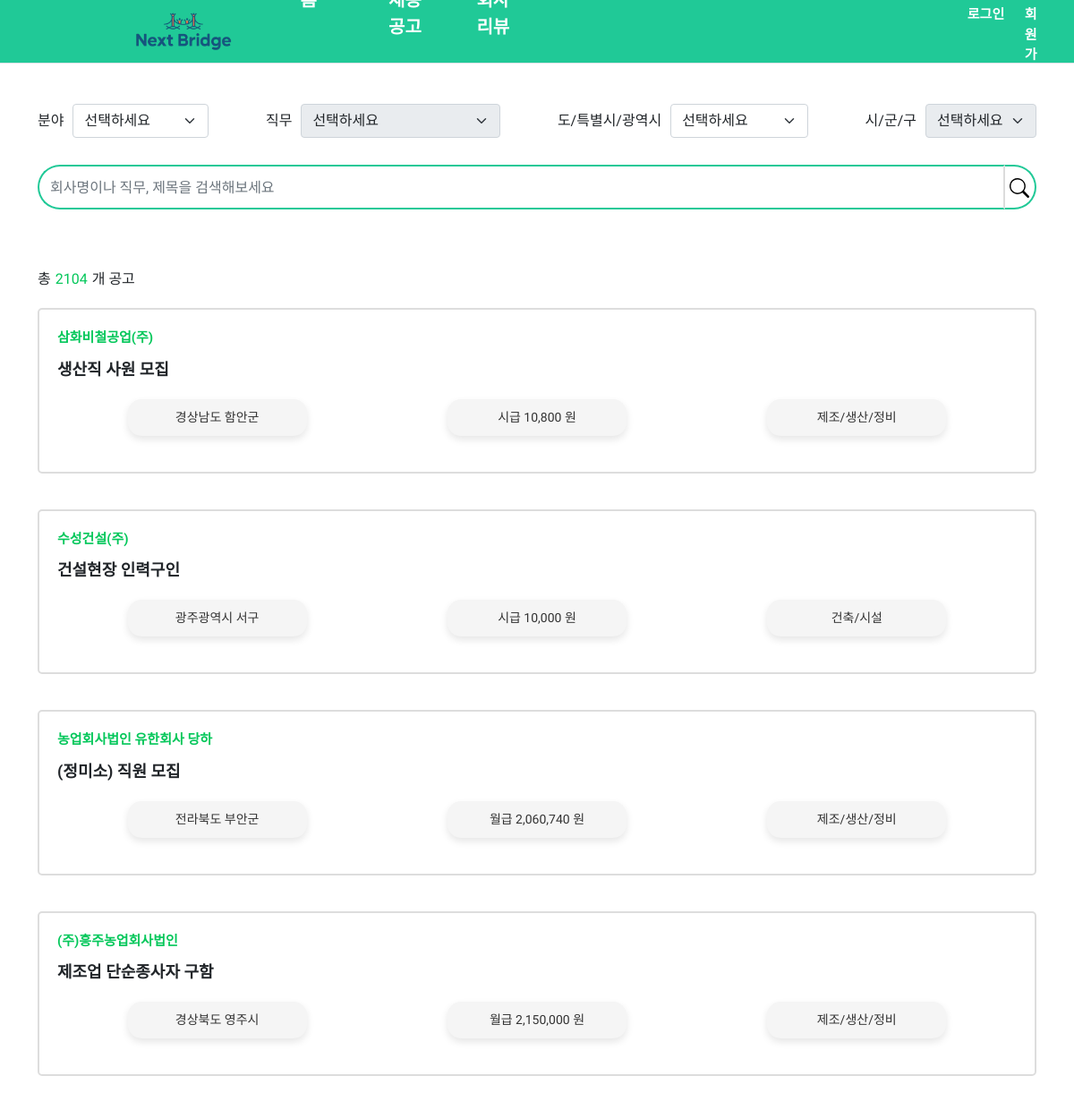
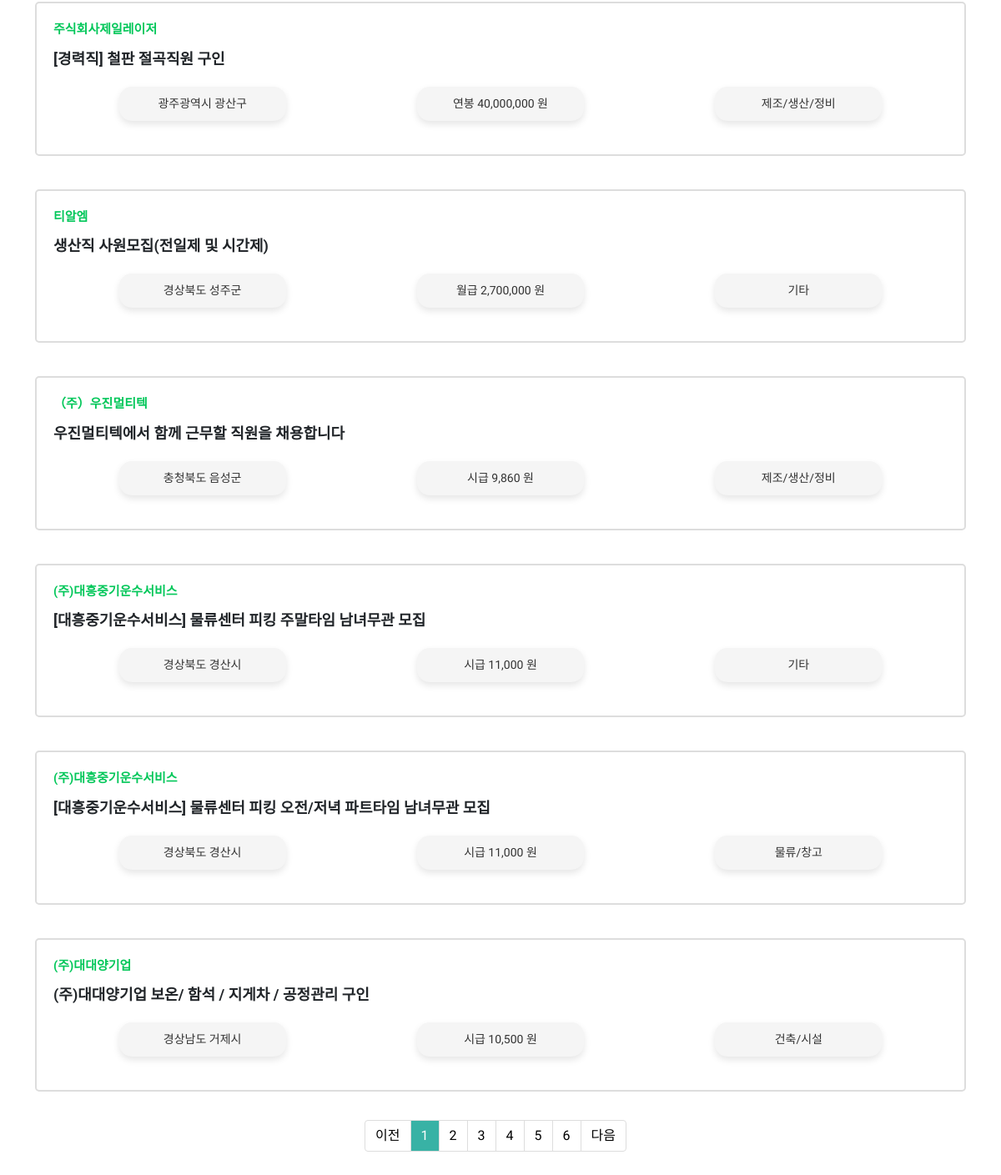
Screenshot of /jobs/ with the database file from the repository (2 pictures, top to bottom).
### jobs/models.py (models this page shows, shortened)
class JobPosting(models.Model):
    company_name = models.CharField(max_length=255)         # 회사 이름
    title = models.CharField(max_length=255)                # 공고 제목
    upper_region = models.CharField(max_length=255)         # 지역 대분류
    lower_region = models.CharField(max_length=255)         # 지역 대분류
    salary = models.CharField(max_length=255)               # 급여
    upper_field = models.CharField(max_length=255)          # 직무 분야
    lower_field = models.CharField(max_length=255)          # 직무 세부
    post_date = models.DateField()                          # 등록 날짜
    due_date = models.DateField()                           # 채용 마감일
    description = models.TextField()                        # 상세 근무 요강
    company_address = models.CharField(max_length=255, default="Unknown")  # 회사 주소
    recruit_conditions = models.JSONField(null=True, blank=True)  # 모집 조건
    work_conditions = models.JSONField(null=True, blank=True)  # 근무 조건
    welfare_conditions = models.JSONField(null=True, blank=True)  # 복리후생

### jobs/views.py (the view)
# urls.py: path('', views.job_list, name='job_list'),  # '/' 경로로 job_list 뷰를 처리
def job_list(request):
    upper_region = request.GET.get('upper_region', '').strip()  # 근무지
    lower_region = request.GET.get('lower_region', '').strip()  # 근무지
    upper_field = request.GET.get('upper_field', '').strip()  # 직무
    lower_field = request.GET.get('lower_field', '').strip()  # 세부 직무
    query = request.GET.get('query', '').strip()  # 검색어
    jobs = JobPosting.objects.all()
    if query:
        jobs = jobs.filter(Q(title__icontains=query) | Q(description__icontains=query))
    if upper_field:  # 대분류로 필터링
        jobs = jobs.filter(Q(upper_field=upper_field) | Q(lower_field=lower_field))  # 소분류도 포함
    if lower_field:  # 소분류로 필터링
        jobs = jobs.filter(lower_field=lower_field)
    if upper_region:  # 대분류로 필터링
        jobs = jobs.filter(Q(upper_region=upper_region) | Q(lower_region=lower_region))  # 소분류도 포함
    if lower_region:  # 소분류로 필터링
        jobs = jobs.filter(lower_region=lower_region)
    fields_hierarchy = {}
    fields = JobPosting.objects.values('upper_field', 'lower_field').distinct()
    for item in fields:
        fields_hierarchy.setdefault(item['upper_field'], []).append(item['lower_field'])
    fields_hierarchy = {
        key: sorted(values, key=lambda x: (x == '기타', x))  # "기타"를 마지막에 위치
        for key, values in sorted(fields_hierarchy.items(), key=lambda x: (x[0] == '기타', x[0]))
    }
    regions_hierarchy = {}
    regions = JobPosting.objects.values('upper_region', 'lower_region').distinct()
    for item in regions:
        regions_hierarchy.setdefault(item['upper_region'], []).append(item['lower_region'])
    regions_hierarchy = {
        key: sorted(values, key=lambda x: (x == '기타', x))  # "기타"를 마지막에 위치
        for key, values in sorted(regions_hierarchy.items(), key=lambda x: (x[0] == '기타', x[0]))
    }
    paginator = Paginator(jobs, 10)  # 한 페이지에 10개씩
    page_number = request.GET.get('page')
    page_obj = paginator.get_page(page_number)
    context = {
        'jobs': page_obj,
        'fields_hierarchy': fields_hierarchy,
        'regions_hierarchy': regions_hierarchy,
        'upper_field': upper_field,
        'lower_field': lower_field,
        'upper_region': upper_region,
        'lower_region': lower_region,
        'query': query,
    }
    return render(request, 'jobs/job_list.html', context)

### templates/jobs/job_list.html (shortened to what this page needs)
{% extends "base.html" %}
{% load static %}
{% block content %}
<link rel="stylesheet" href="{% static 'job_list.css' %}">
<form method="get">
    <div style="display: flex;justify-content: space-between; margin : 100px 0 30px 0">
        <div style="display: flex ; align-items: center; ">
            <label for="upper_field" class ="from-label" style = "padding-right: 10px;">분야</label>
            <select id="upper_field" name="upper_field" class = "form-select  w-auto" onchange="updateDetails()">
                <option value="" {% if not upper_field %}selected{% endif %}>선택하세요</option>
            </select>
        </div>
        <div style="display: flex ; align-items: center;">
            <label for="lower_field" class ="from-label"  style = "padding-right: 10px;">직무</label>
            <select id="lower_field" name="lower_field"  class = "form-select  w-auto" {% if not upper_field %}disabled{% endif %}>
                <option value="" {% if not lower_field %}selected{% endif %}>선택하세요</option>
            </select>
        </div>
        <div style="display: flex ; align-items: center;">
            <label for="upper_region" class ="from-label"  style = "padding-right: 10px;">도/특별시/광역시</label>
            <select id="upper_region" name="upper_region"  class = "form-select  w-auto" onchange="updateDetails()">
                <option value="" {% if not upper_region %}selected{% endif %}>선택하세요</option>
            </select>
        </div>
        <div style="display: flex ; align-items: center;">
            <label for="lower_region" class ="from-label"  style = "padding-right: 10px;">시/군/구</label>
            <select id="lower_region" name="lower_region" class = "form-select  w-auto"  {% if not upper_region %}disabled{% endif %}>
                <option value="" {% if not lower_region %}selected{% endif %}>선택하세요</option>
            </select>
        </div>
    </div>
    <div class="col-4 input-group mb-3">
        <input type="text" placeholder="회사명이나 직무, 제목을 검색해보세요"   name="query" id ="search_kw" class="form-control" value="{{ query }}">
        <div class="input-group-append">
            <button type="submit" id="btn_search" class="btn_btn-outline-secondary" >
            <svg xmlns="http://www.w3.org/2000/svg" width="22" height="22" fill="currentColor" class="bi bi-search" viewBox="0 0 16 16">
                <path d="M11.742 10.344a6.5 6.5 0 1 0-1.397 1.398h-.001q.044.06.098.115l3.85 3.85a1 1 0 0 0 1.415-1.414l-3.85-3.85a1 1 0 0 0-.115-.1zM12 6.5a5.5 5.5 0 1 1-11 0 5.5 5.5 0 0 1 11 0"/>
              </svg>
            </button>
        </div>
    </div>
</form>
<div style = "margin: 50px 0 10px 0;">
    <div style="display: flex; align-items: center;">
        <div style = "margin : 0 5px 0 0;">총</div>
        <div style="color: #03C75A "> {{ jobs.paginator.count }} </div>
        <div style ="margin : 0 0 0 5px;">개 공고</div>
    </div>
</div>
<div class="job-list">
    {% for job in jobs %}
    <a href="{% url 'jobs:job_detail' job.id %}" class="job-item-link">
        <div class="job-item ">
            <div class="job-content">
                <div class="company_name">{{ job.company_name }}</div>
                    <div class="job-title">{{ job.title }}</div>
                    <div style="display: flex; align-items: center;">
                        <div class="job-details">{{ job.upper_region }} {{ job.lower_region }}</div>
                        <div class="job-details">{{ job.salary }}</div>
                        <div class="job-details">{{ job.upper_field }}</div>
                    </div>
            </div>
        </div>
    </a>
    {% empty %}
        <p>현재 등록된 채용 공고가 없습니다.</p>
    {% endfor %}
</div>
<ul class="pagination justify-content-center">
    {% if jobs.has_previous %}
    <li class="page-item">
        <a class="page-link" data-page="{{ jobs.previous_page_number }}" href="javascript:void(0)">이전</a>
    </li>
    {% else %}
    <li class="page-item disabled">
        <a class="page-link" tabindex="-1" aria-disabled="true" href="#">이전</a>
    </li>
    {% endif %}
    {% for page_number in jobs.paginator.page_range %}
    {% if page_number >= jobs.number|add:-5 and page_number <= jobs.number|add:5 %}
    {% if page_number == jobs.number %}
    <li class="page-item active" aria-current="page">
        <a class="page-link" data-page="{{ page_number }}" href="javascript:void(0)">{{ page_number }}</a>
    </li>
    {% else %}
    <li class="page-item">
        <a class="page-link" data-page="{{ page_number }}" href="javascript:void(0)">{{ page_number }}</a>
    </li>
    {% endif %}
    {% endif %}
    {% endfor %}
    {% if jobs.has_next %}
    <li class="page-item">
        <a class="page-link" data-page="{{ jobs.next_page_number }}" href="javascript:void(0)">다음</a>
    </li>
    {% else %}
    <li class="page-item disabled">
        <a class="page-link" tabindex="-1" aria-disabled="true" href="#">다음</a>
    </li>
    {% endif %}
</ul>
{% endblock %}

### static/style.css (style rules this page uses)
body { font-family: "Gowun Dodum", serif; font-weight: 400; font-style: normal; }
.pagination.justify-content-center { margin:1.5em 0; }
.pagination .page-item .page-link { color: black; background-color: white; border: 1px solid #ddd; }
.pagination .page-item.active .page-link { background-color: #38B2A5; color: white; }

### static/job_list.css (style rules this page uses)
.job-item-link { text-decoration: none; color: inherit; display: block; margin: 10px 0; }
.job-item { transition: transform 0.2s, box-shadow 0.2s; }
.job-list { display: flex; flex-direction: column; gap: 20px; }
.job-content { border: 2px solid #ddd; padding: 20px; border-radius: 5px; background-color: white; }
.company_name { color : #03C75A; font-size: 15px; margin : 0 0 10px 0; font-weight: bold; }
.job-title { font-size: 18px; font-weight: bold; }
.job-details { width: 200px; padding: 10px; border-radius: 15px; background-color: #f5f5f5; box-shadow: 0 4px 8px rgba(0, 0, 0, 0.1); text-align: center; color: #333; margin: 20px auto; font-size: 14px; }
#search_kw { height:50px; background-color: white; border: 2px solid #20c997; border-radius: 50px 0 0 50px; outline: none; border-right-color:gainsboro; }
.btn_btn-outline-secondary { height:50px; background-color: white; border: 2px solid #20c997; border-radius: 0 50px 50px 0; outline: none; border-left:none; }
a { color: white; text-decoration: none; }

### rows the page displays
JobPosting: company_name "삼화비철공업(주)", title "생산직 사원 모집", upper_region "경상남도", lower_region "함안군", salary "시급 10,800 원", upper_field "제조/생산/정비"
JobPosting: company_name "수성건설(주)", title "건설현장 인력구인", upper_region "광주광역시", lower_region "서구", salary "시급 10,000 원", upper_field "건축/시설"
JobPosting: company_name "농업회사법인 유한회사 당하", title "(정미소) 직원 모집", upper_region "전라북도", lower_region "부안군", salary "월급 2,060,740 원", upper_field "제조/생산/정비"
JobPosting: company_name "(주)흥주농업회사법인", title "제조업 단순종사자 구함", upper_region "경상북도", lower_region "영주시", salary "월급 2,150,000 원", upper_field "제조/생산/정비"
JobPosting: company_name "주식회사제일레이저", title "[경력직] 철판 절곡직원 구인", upper_region "광주광역시", lower_region "광산구", salary "연봉 40,000,000 원", upper_field "제조/생산/정비"
JobPosting: company_name "티알엠", title "생산직 사원모집(전일제 및 시간제)", upper_region "경상북도", lower_region "성주군", salary "월급 2,700,000 원", upper_field "기타"
JobPosting: company_name "（주）우진멀티텍", title "우진멀티텍에서 함께 근무할 직원을 채용합니다", upper_region "충청북도", lower_region "음성군", salary "시급 9,860 원", upper_field "제조/생산/정비"
JobPosting: company_name "(주)대흥중기운수서비스", title "[대흥중기운수서비스] 물류센터 피킹 주말타임 남녀무관 모집", upper_region "경상북도", lower_region "경산시", salary "시급 11,000 원", upper_field "기타"
JobPosting: company_name "(주)대흥중기운수서비스", title "[대흥중기운수서비스] 물류센터 피킹 오전/저녁 파트타임 남녀무관 모집", upper_region "경상북도", lower_region "경산시", salary "시급 11,000 원", upper_field "물류/창고"
JobPosting: company_name "(주)대대양기업", title "(주)대대양기업 보온/ 함석 / 지게차 / 공정관리 구인", upper_region "경상남도", lower_region "거제시", salary "시급 10,500 원", upper_field "건축/시설"

### other values shown
{{ jobs.paginator.count }} "2104"
{{ page_number }} "1"
{{ page_number }} "2" "3" "4" "5" "6"
